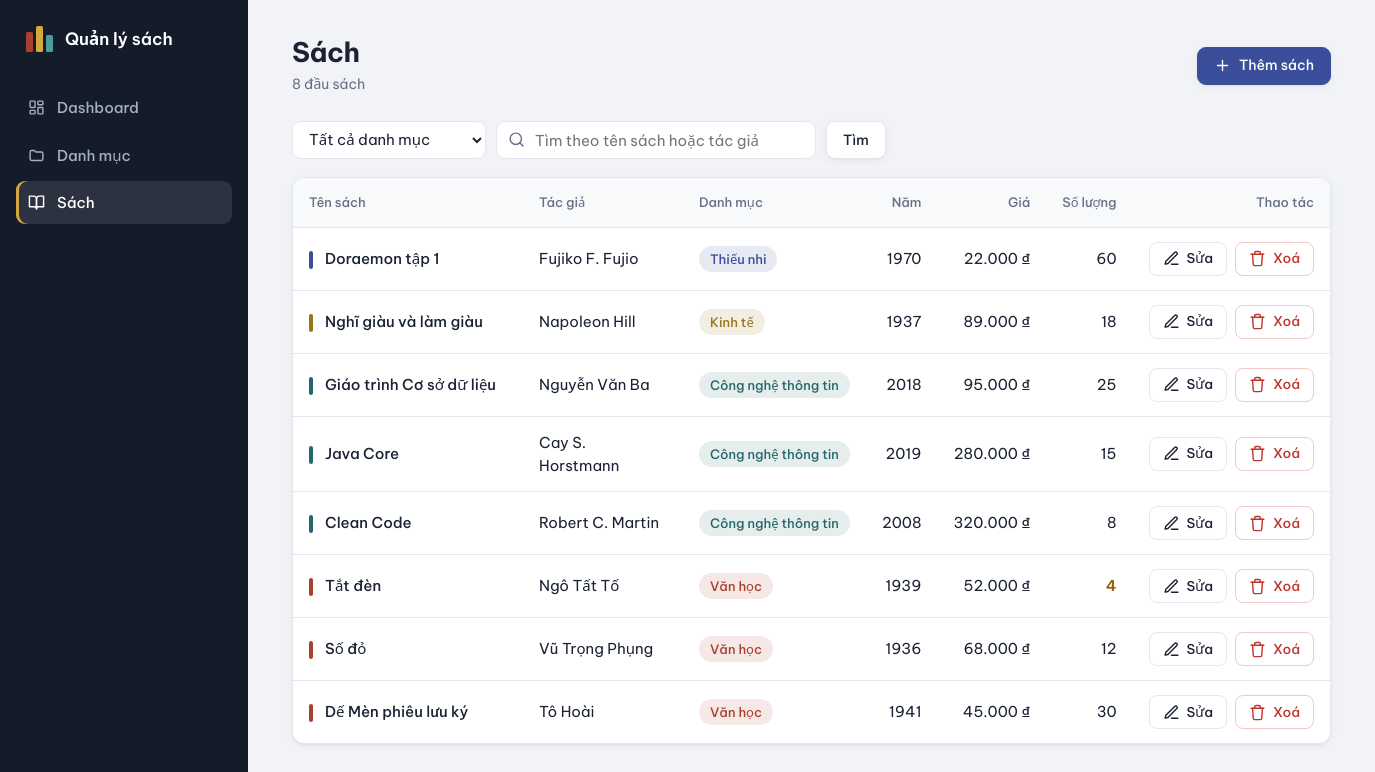
/books, run on the app's committed database.
### tables this page shows
CREATE TABLE books (
    id INTEGER PRIMARY KEY AUTOINCREMENT,
    category_id INTEGER NOT NULL REFERENCES categories(id) ON DELETE CASCADE,
    title TEXT NOT NULL,
    author TEXT NOT NULL,
    year INTEGER,
    price INTEGER NOT NULL DEFAULT 0,
    quantity INTEGER NOT NULL DEFAULT 0,
    created_at TEXT NOT NULL DEFAULT CURRENT_TIMESTAMP
);

CREATE TABLE categories (
    id INTEGER PRIMARY KEY AUTOINCREMENT,
    name TEXT NOT NULL UNIQUE,
    description TEXT NOT NULL DEFAULT ''
);

### app.py (the view)
@app.route("/books")
def books():
    db = get_db()
    category_id = request.args.get("category_id", type=int)
    q = request.args.get("q", "").strip()
    sql = """SELECT b.*, c.name AS category FROM books b
        JOIN categories c ON c.id = b.category_id WHERE 1 = 1"""
    params = []
    if category_id:
        sql += " AND b.category_id = ?"
        params.append(category_id)
    if q:
        sql += " AND (b.title LIKE ? OR b.author LIKE ?)"
        params += [f"%{q}%", f"%{q}%"]
    rows = db.execute(sql + " ORDER BY b.id DESC", params).fetchall()
    cats = db.execute("SELECT id, name FROM categories ORDER BY name").fetchall()
    return render_template("books.html", books=rows, categories=cats, category_id=category_id, q=q)

### app.py (called while the page is built)
def get_db():
    if "db" not in g:
        g.db = sqlite3.connect(DB)
        g.db.row_factory = sqlite3.Row
        g.db.execute("PRAGMA foreign_keys = ON")
    return g.db

@app.template_global()
def cat_color(category_id):
    return PALETTE[(category_id - 1) % len(PALETTE)]

@app.template_filter("vnd")
def vnd(value):
    return f"{int(value or 0):,}".replace(",", ".") + " ₫"

### templates/books.html (shortened to what this page needs)
{% extends "base.html" %}
{% from "_macros.html" import icon %}
{% block content %}
<div class="page-head">
  <div>
    <h1>Sách</h1>
    <p class="sub">{{ books | length }} đầu sách{% if category_id or q %} phù hợp bộ lọc{% endif %}</p>
  </div>
  <a class="btn primary" href="{{ url_for('book_new', category_id=category_id) }}">{{ icon('plus') }}Thêm sách</a>
</div>
<form method="get" class="filters">
  <select name="category_id" onchange="this.form.submit()" aria-label="Danh mục">
    <option value="">Tất cả danh mục</option>
  </select>
  <label class="search">{{ icon('search') }}<input type="search" name="q" value="{{ q }}" placeholder="Tìm theo tên sách hoặc tác giả"></label>
  <button class="btn">Tìm</button>
</form>
{% if books %}
<div class="table-wrap">
<table>
  <thead>
    <tr><th>Tên sách</th><th>Tác giả</th><th>Danh mục</th><th class="r">Năm</th><th class="r">Giá</th><th class="r">Số lượng</th><th class="r">Thao tác</th></tr>
  </thead>
  <tbody>
  {% for b in books %}
    <tr>
      <td><span class="tab" style="--c: {{ cat_color(b.category_id) }}"></span><span class="strong">{{ b.title }}</span></td>
      <td>{{ b.author }}</td>
      <td><span class="pill" style="--c: {{ cat_color(b.category_id) }}">{{ b.category }}</span></td>
      <td class="r">{{ b.year or '' }}</td>
      <td class="r">{{ b.price | vnd }}</td>
      <td class="r {{ 'low' if b.quantity <= 5 }}">{{ b.quantity }}</td>
      <td class="r">
        <div class="btn-group">
          <a class="icon-btn" href="{{ url_for('book_edit', book_id=b.id) }}">{{ icon('edit') }}<span>Sửa</span></a>
          <form method="post" action="{{ url_for('book_delete', book_id=b.id) }}" data-confirm="Xoá sách “{{ b.title }}”?">
            <button class="icon-btn danger">{{ icon('trash') }}<span>Xoá</span></button>
          </form>
        </div>
      </td>
    </tr>
  {% endfor %}
  </tbody>
</table>
</div>
{% elif category_id or q %}
<p class="empty panel">Không tìm thấy sách phù hợp.</p>
{% else %}
<p class="empty panel">Chưa có sách nào. <a href="{{ url_for('book_new') }}">Thêm sách đầu tiên</a>.</p>
{% endif %}
{% endblock %}

### templates/base.html (shortened to what this page needs)
{% from "_macros.html" import icon %}
<!doctype html>
<html lang="vi">
<head>
  <link rel="stylesheet" href="{{ url_for('static', filename='style.css') }}">
</head>
<body>
  <aside class="side">
    <a class="brand" href="{{ url_for('dashboard') }}">
      <span class="logo"><i></i><i></i><i></i></span>
      <span>Quản lý sách</span>
    </a>
    <nav>
      <a href="{{ url_for('dashboard') }}" class="{{ 'on' if request.endpoint == 'dashboard' }}">{{ icon('grid') }}Dashboard</a>
      <a href="{{ url_for('categories') }}" class="{{ 'on' if request.endpoint and request.endpoint.startswith('categor') }}">{{ icon('folder') }}Danh mục</a>
      <a href="{{ url_for('books') }}" class="{{ 'on' if request.endpoint and request.endpoint.startswith('book') }}">{{ icon('book') }}Sách</a>
    </nav>
  </aside>
  <main>
    {% block content %}{% endblock %}
  </main>
</body>
</html>

### templates/_macros.html
{% macro icon(name) -%}
<svg class="ico" viewBox="0 0 24 24" fill="none" stroke="currentColor" stroke-width="2" stroke-linecap="round" stroke-linejoin="round" aria-hidden="true">
{%- if name == 'edit' %}<path d="M12 20h9"/><path d="M16.5 3.5a2.1 2.1 0 0 1 3 3L7 19l-4 1 1-4z"/>
{%- elif name == 'trash' %}<path d="M3 6h18"/><path d="M19 6l-1 14a2 2 0 0 1-2 2H8a2 2 0 0 1-2-2L5 6"/><path d="M8 6V4a2 2 0 0 1 2-2h4a2 2 0 0 1 2 2v2"/>
{%- elif name == 'plus' %}<path d="M12 5v14M5 12h14"/>
{%- elif name == 'book' %}<path d="M2 3h6a4 4 0 0 1 4 4v14a3 3 0 0 0-3-3H2z"/><path d="M22 3h-6a4 4 0 0 0-4 4v14a3 3 0 0 1 3-3h7z"/>
{%- elif name == 'grid' %}<rect x="3" y="3" width="7" height="9" rx="1"/><rect x="14" y="3" width="7" height="5" rx="1"/><rect x="14" y="12" width="7" height="9" rx="1"/><rect x="3" y="16" width="7" height="5" rx="1"/>
{%- elif name == 'folder' %}<path d="M3 7a2 2 0 0 1 2-2h4l2 2h8a2 2 0 0 1 2 2v8a2 2 0 0 1-2 2H5a2 2 0 0 1-2-2z"/>
{%- elif name == 'layers' %}<path d="m12 2 10 5-10 5L2 7z"/><path d="m2 17 10 5 10-5"/><path d="m2 12 10 5 10-5"/>
{%- elif name == 'coin' %}<circle cx="12" cy="12" r="9"/><path d="M12 7v10"/><path d="M15 9.5c0-1-1.3-1.5-3-1.5s-3 .5-3 1.5 1.3 1.5 3 1.5 3 .5 3 1.5-1.3 1.5-3 1.5-3-.5-3-1.5"/>
{%- elif name == 'search' %}<circle cx="11" cy="11" r="8"/><path d="m21 21-4.3-4.3"/>
{%- endif -%}
</svg>
{%- endmacro %}

### static/style.css (style rules this page uses)
:root { --bg: #f1f3f7; --surface: #ffffff; --ink: #1a2233; --muted: #667085; --line: #e4e7ee; --side: #141b29; --side-ink: #a4aec2; --accent: #3a4e9c; --accent-ink: #ffffff; --danger: #c0352b; --warn: #9a5b00; --radius: 12px; --shadow: 0 1px 2px rgba(16, 24, 40, .04), 0 2px 8px rgba(16, 24, 40, .05); }
* { box-sizing: border-box; }
body { margin: 0; display: grid; grid-template-columns: 248px 1fr; min-height: 100vh; background: var(--bg); color: var(--ink); font: 15px/1.55 "Be Vietnam Pro", system-ui, -apple-system, "Segoe UI", sans-serif; -webkit-font-smoothing: antialiased; }
a { color: var(--accent); text-decoration: none; }
.ico { width: 17px; height: 17px; flex: none; }
.side { position: sticky; top: 0; height: 100vh; padding: 26px 16px; background: var(--side); color: var(--side-ink); display: flex; flex-direction: column; gap: 34px; }
.brand { display: flex; align-items: center; gap: 12px; padding: 0 10px; color: #fff; font-weight: 600; font-size: 17px; }
.logo { display: flex; align-items: flex-end; gap: 3px; height: 26px; }
.logo i { display: block; width: 7px; border-radius: 1.5px; }
.logo i:nth-child(1) { height: 20px; background: #a8402f; }
.logo i:nth-child(2) { height: 26px; background: #d6a640; }
.logo i:nth-child(3) { height: 17px; background: #4f9aa0; }
.side nav { display: grid; gap: 4px; }
.side nav a { display: flex; align-items: center; gap: 12px; padding: 10px 12px; border-radius: 9px; color: var(--side-ink); font-weight: 500; }
.side nav a.on { background: rgba(255,255,255,.1); color: #fff; box-shadow: inset 3px 0 0 #d6a640; }
main { width: 100%; max-width: 1240px; padding: 36px 44px 80px; }
h1 { font-size: 27px; font-weight: 700; margin: 0; letter-spacing: -0.02em; line-height: 1.25; }
.sub { margin: 4px 0 0; color: var(--muted); font-size: 14px; }
.strong { font-weight: 500; color: var(--ink); }
.page-head { display: flex; align-items: center; justify-content: space-between; gap: 16px; margin-bottom: 26px; flex-wrap: wrap; }
.btn { display: inline-flex; align-items: center; gap: 8px; height: 38px; padding: 0 16px; border: 1px solid var(--line); border-radius: 9px; background: var(--surface); color: var(--ink); font: inherit; font-size: 14px; font-weight: 500; cursor: pointer; box-shadow: var(--shadow); }
.btn.primary { background: var(--accent); border-color: var(--accent); color: var(--accent-ink); }
.btn-group { display: inline-flex; align-items: center; gap: 8px; }
.btn-group form, .card-actions form { margin: 0; display: flex; }
.icon-btn { display: inline-flex; align-items: center; justify-content: center; gap: 7px; height: 34px; padding: 0 13px; border: 1px solid var(--line); border-radius: 8px; background: var(--surface); color: var(--ink); font: inherit; font-size: 13.5px; font-weight: 500; cursor: pointer; }
.icon-btn.danger { color: var(--danger); border-color: #efc9c5; }
.tab { display: inline-block; width: 4px; height: 18px; margin-right: 12px; border-radius: 2px; background: var(--c); vertical-align: middle; }
.pill { display: inline-block; padding: 3px 11px; border-radius: 999px; font-size: 13px; white-space: nowrap; font-weight: 500; background: color-mix(in srgb, var(--c) 12%, white); color: var(--c); }
input, select, textarea { font: inherit; padding: 9px 12px; border: 1px solid var(--line); border-radius: 9px; background: var(--surface); color: var(--ink); width: 100%; }
.filters { display: flex; flex-wrap: wrap; gap: 10px; align-items: center; margin-bottom: 18px; }
.filters select { width: auto; height: 38px; padding-top: 0; padding-bottom: 0; }
.search { position: relative; display: block; width: 320px; }
.search input { height: 38px; padding: 0 12px 0 38px; }
.table-wrap { overflow-x: auto; background: var(--surface); border: 1px solid var(--line); border-radius: var(--radius); box-shadow: var(--shadow); }
table { width: 100%; border-collapse: collapse; }
th, td { padding: 14px 16px; text-align: left; border-top: 1px solid var(--line); vertical-align: middle; }
thead th { border-top: 0; font-size: 13px; font-weight: 500; color: var(--muted); background: #f8f9fb; white-space: nowrap; }
.r { text-align: right; white-space: nowrap; }
tbody td:first-child { min-width: 230px; }
tbody td:nth-child(2) { min-width: 150px; }
td.low { color: var(--warn); font-weight: 600; }
td .btn-group { justify-content: flex-end; }

### data on the page
books: title "Doraemon tập 1", author "Fujiko F. Fujio", category "Thiếu nhi", year "1970", price|vnd "22.000 ₫", quantity "60"
books: title "Nghĩ giàu và làm giàu", author "Napoleon Hill", category "Kinh tế", year "1937", price|vnd "89.000 ₫", quantity "18"
books: title "Giáo trình Cơ sở dữ liệu", author "Nguyễn Văn Ba", category "Công nghệ thông tin", year "2018", price|vnd "95.000 ₫", quantity "25"
books: title "Java Core", author "Cay S. Horstmann", category "Công nghệ thông tin", year "2019", price|vnd "280.000 ₫", quantity "15"
books: title "Clean Code", author "Robert C. Martin", category "Công nghệ thông tin", year "2008", price|vnd "320.000 ₫", quantity "8"
books: title "Tắt đèn", author "Ngô Tất Tố", category "Văn học", year "1939", price|vnd "52.000 ₫", quantity "4"
books: title "Số đỏ", author "Vũ Trọng Phụng", category "Văn học", year "1936", price|vnd "68.000 ₫", quantity "12"
books: title "Dế Mèn phiêu lưu ký", author "Tô Hoài", category "Văn học", year "1941", price|vnd "45.000 ₫", quantity "30"

### other printed values
{{ books | length }} "8"
